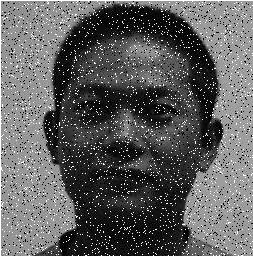
#> input picture median.png, 253 x 256 px
$ python Median_Blurring.py
#> lines starting #> are read from the running program, lines starting #| are printed output that depends on the picture
import cv2
import numpy as np

img = cv2.imread("./median.png")
#> img is the input picture: shape (256, 253, 3); min 0, max 255, mean 94.5
median = cv2.medianBlur(img, 5)
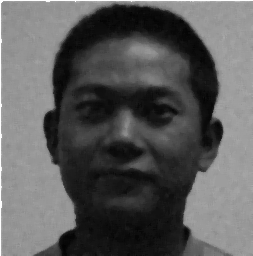
#> median: shape (256, 253, 3); min 2, max 253, mean 90.7

merged = np.hstack((img, median))
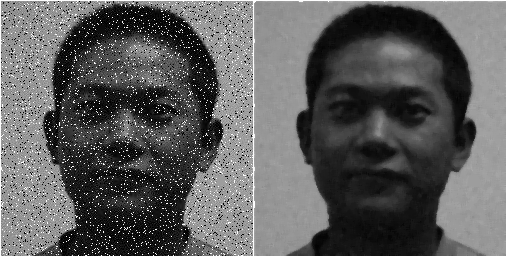
#> merged: shape (256, 506, 3); min 0, max 255, mean 92.6

while True:
    cv2.imshow("Merged", merged)

    key = cv2.waitKey(0)
#> (key Esc is pressed here)

    if key == 27:
        break

cv2.destroyAllWindows()

$ run again, with apple.png copied over median.png
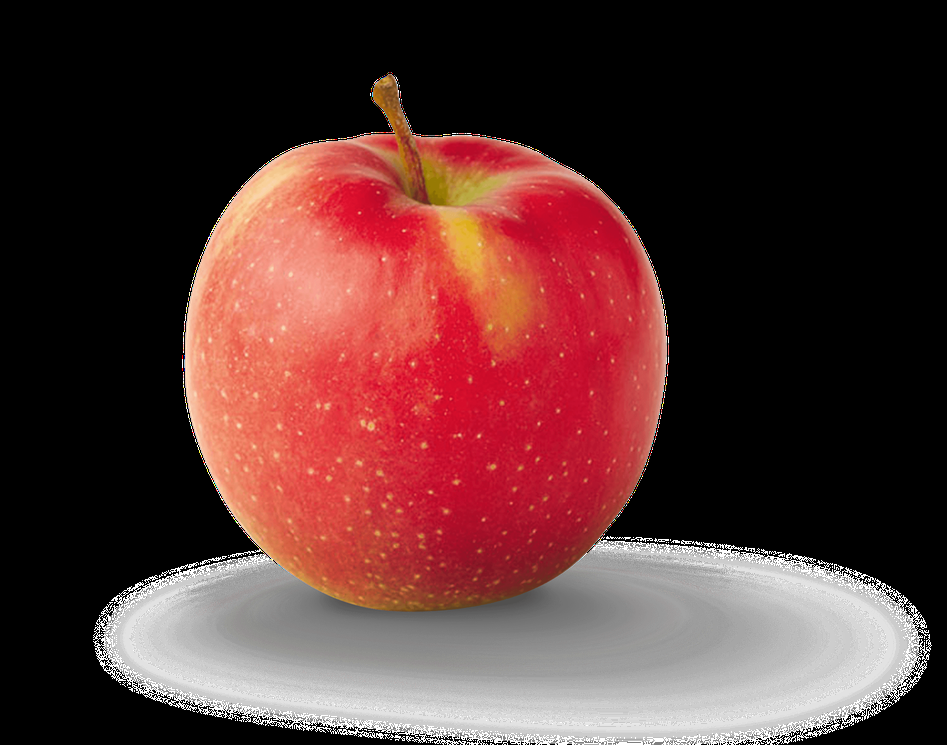
#> input picture apple.png, 947 x 745 px, shrunk from 2400 x 1889 before the run
#> img is the input picture: shape (745, 947, 3); mean B, G, R 51.4, 52.8, 88.7
#> `median = cv2.medianBlur(img, 5)`:
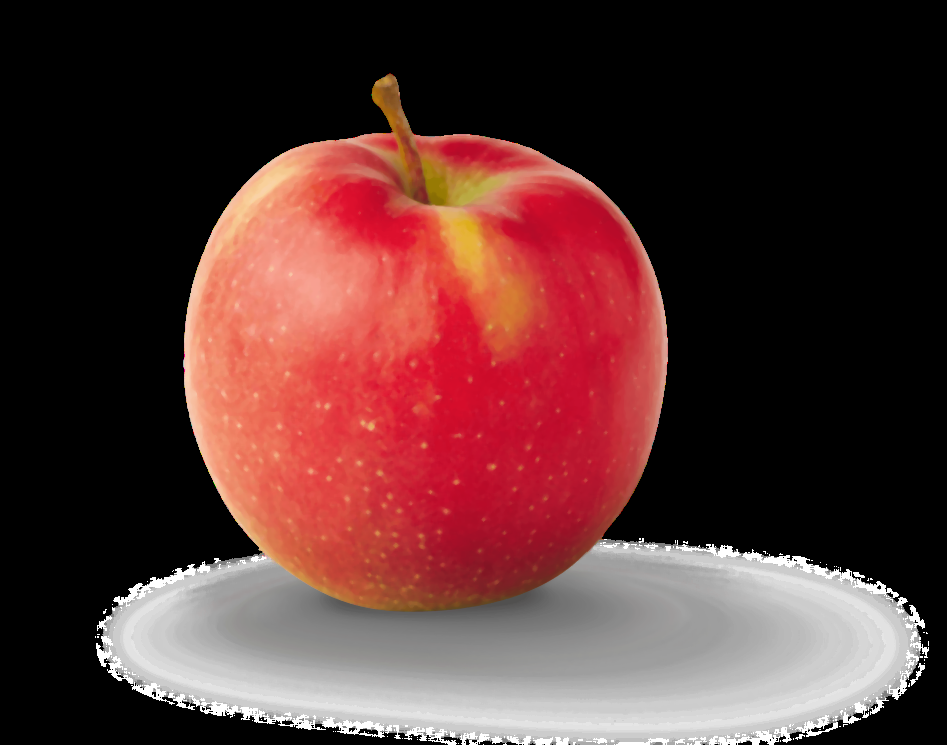
#> median: shape (745, 947, 3); mean B, G, R 51, 52.4, 88.5
#> `merged = np.hstack((img, median))`:
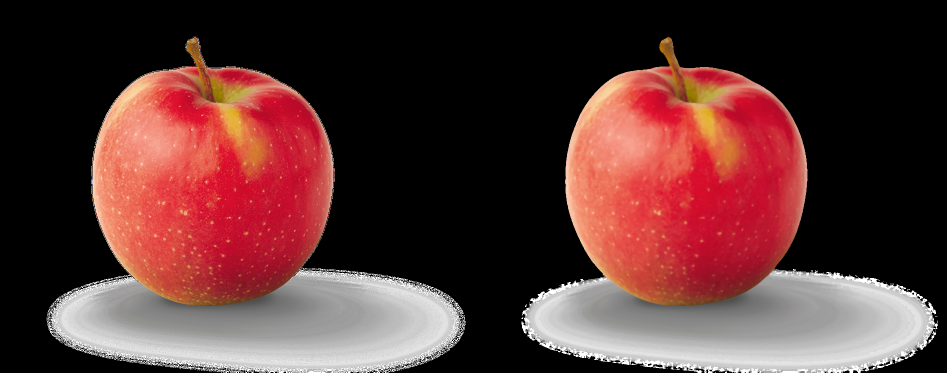
#> merged: shape (745, 1894, 3) (shown at 1/2 size); mean B, G, R 51.2, 52.6, 88.6
